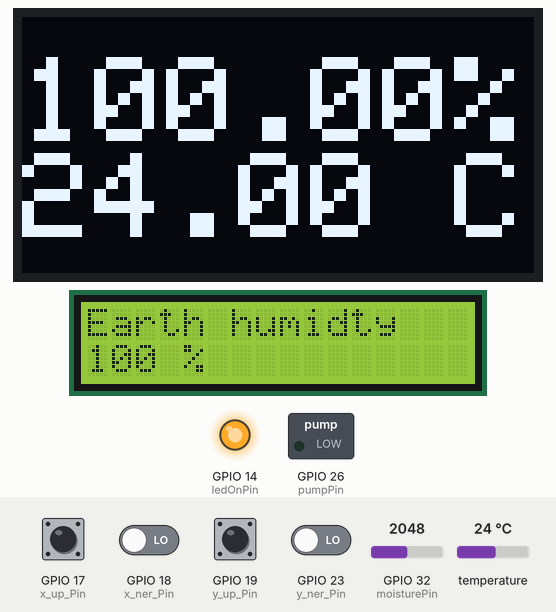
Bench run of a sketch on a simulated ESP32. Shown: 128×64 one-colour display, 16×2 character LCD, switched loads named in the sketch (green lamp = pin HIGH), output pins drawn as LEDs (lit = HIGH). The test bench sets the inputs (shaded band); at power-on: GPIO 17 (x_up_Pin), GPIO 18 (x_ner_Pin), GPIO 19 (y_up_Pin), GPIO 23 (y_ner_Pin) LOW, GPIO 32 (moisturePin) = 2048, temperature 24 °C.

Above: at 1.5 s.
1.6 s: GPIO 17 (x_up_Pin) pulled HIGH for 0.95 s
At 2.3 s:
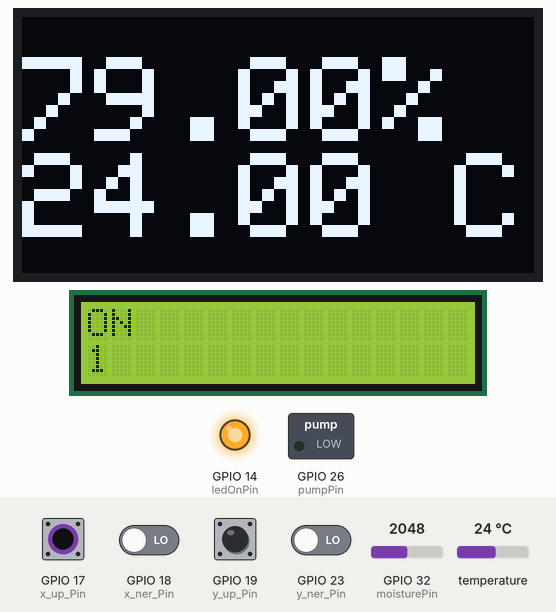
6.2 s: GPIO 17 (x_up_Pin) pulled HIGH for 0.95 s
At 7.4 s:
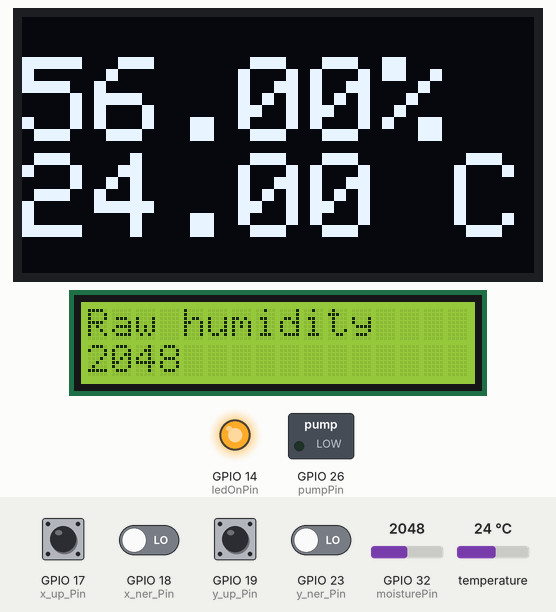
9.5 s: GPIO 17 (x_up_Pin) pulled HIGH for 0.95 s
At 10.8 s:
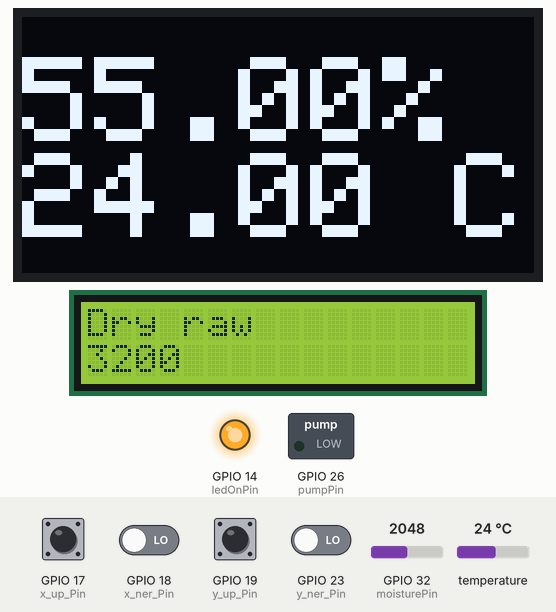
11.9 s: GPIO 32 (moisturePin) set to 2410
At 12.6 s:
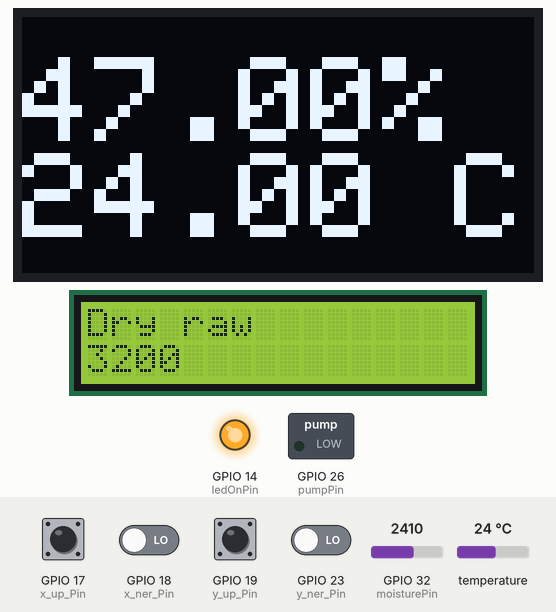
14.3 s: GPIO 32 (moisturePin) set to 2485
At 16.3 s:
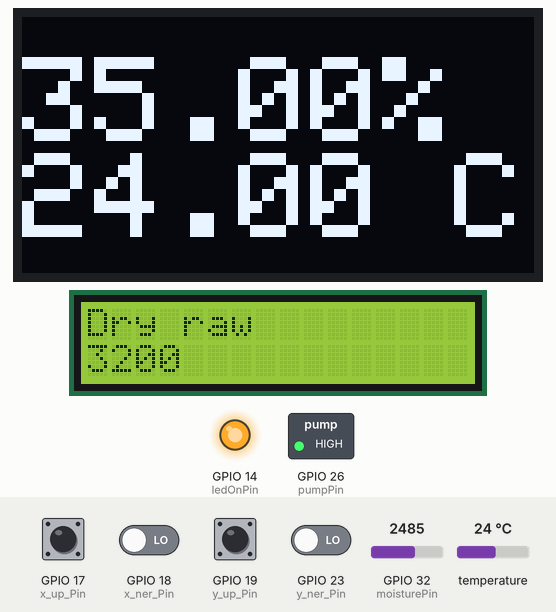
17.4 s: GPIO 17 (x_up_Pin) pulled HIGH for 0.95 s
At 18.6 s:
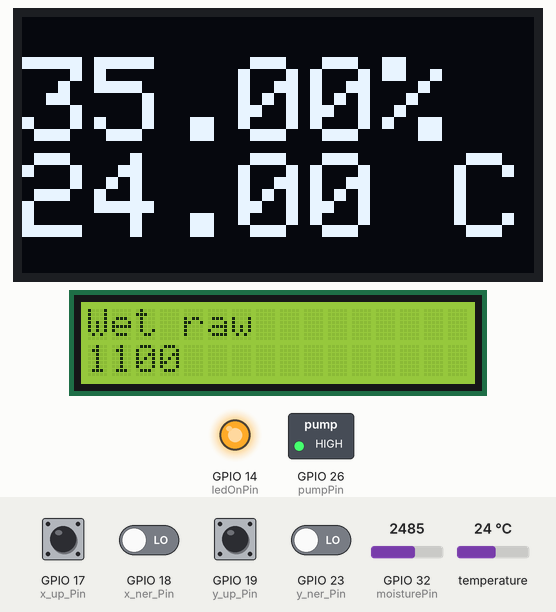
Timing chart, 0 to 20.4 s (numbered marks = the images above; inputs shaded):
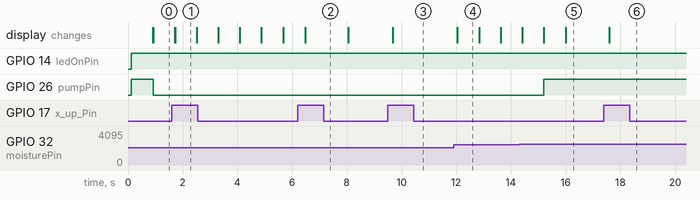

The sketch:

2.0_vaxtvattnare_2024_12_07_esp32.ino
```cpp
#define moisturePin 32 //jordfuktighet
#define oneWireBus 4 //temperatur
#define pumpPin 26
#define x_up_Pin 17 //x_up
#define x_ner_Pin 18 //x_ner
#define y_up_Pin 19 //y_up
#define y_ner_Pin 23 //y_ner
#define ledOnPin 14

//Input & Button Logic
const int numOfInputs = 4;
const int inputPins[numOfInputs] = {x_up_Pin, x_ner_Pin, y_up_Pin, y_ner_Pin};
int inputState[numOfInputs];
int lastInputState[numOfInputs] = {LOW, LOW, LOW, LOW};
bool inputFlags[numOfInputs] = {LOW, LOW, LOW, LOW};
long lastDebounceTime[numOfInputs] = {0, 0, 0, 0};
double debounceDelay = 0;

//LCD Menu Logic
const int numOfScreens = 9;
int currentScreen = 0;
String screens[numOfScreens][2] = {{"Earth humidty", "%"}, {"Tempeture", "C"}, {"Threshold", "%"}, {"Overshoot", ""}, {"Filter weight", ""}, {"Wet raw", ""}, {"Dry raw", ""}, {"Raw humidity", ""}, {"ON", ""}};
int parameters[numOfScreens]  = {0, 0, 40, 3, 50, 1100, 3200, 0, 1};

float current_moisture;
float current_temp_DS18B20;
float previous_moisture;
float previous_temp_DS18B20;
int raw;
bool pump_status;
int threshold;
int overshoot;
int filterWeight;
bool button;
long  previousTime = 0;
long currentTime = 0;

int dry = 3200;
int wet = 1100;
bool vattna = false;
bool buttonState = LOW;
#include "MegunoLink.h"
#include "Filter.h"
#include <Wire.h> //temperatur
#include <Adafruit_GFX.h> //oled
#include <Adafruit_SSD1306.h> //oled
#include <OneWire.h> //temperatur
#include <DallasTemperature.h> //temperatur
#include <LiquidCrystal_I2C.h> //LCD

#define SCREEN_WIDTH 128 // OLED display width, in pixels
#define SCREEN_HEIGHT 64 // OLED display height, in pixels

// Create a new exponential filter with a weight of 100 and initial value of 0.
ExponentialFilter<long> ADCFilter(50, 50);

// Declaration for an SSD1306 display connected to I2C (SDA, SCL pins)
Adafruit_SSD1306 display(SCREEN_WIDTH, SCREEN_HEIGHT, &Wire, -1);
LiquidCrystal_I2C lcd(0x27, 16, 2); // Default address of most PCF8574 modules, change according

OneWire oneWire(oneWireBus);
DallasTemperature sensors(&oneWire);


void setup() {
  Serial.begin(9600);
  sensors.begin();

  pinMode(moisturePin, INPUT);
  pinMode(oneWireBus, INPUT_PULLUP);
  pinMode(pumpPin, OUTPUT);
  pinMode(ledOnPin, OUTPUT);
  pinMode(x_up_Pin, INPUT_PULLDOWN);
  pinMode(x_ner_Pin, INPUT_PULLDOWN);
  pinMode(y_up_Pin, INPUT_PULLDOWN);
  pinMode(y_ner_Pin, INPUT_PULLDOWN);

  if (!display.begin(SSD1306_SWITCHCAPVCC, 0x3C)) { // Address 0x3D for 128x64
    Serial.println(F("SSD1306 allocation failed"));
    for (;;);
  }
  lcd.begin();
  lcd.display();
  lcd.backlight();
}

void loop() {

  currentTime = millis();

  setInputFlags();
  resolveInputFlags();

  threshold = parameters[2];
  overshoot = parameters[3];
  filterWeight = parameters[4];
  wet = parameters[5];
  dry = parameters[6];
  parameters[0] = current_moisture;
  parameters[1] = current_temp_DS18B20;
  parameters[7] = raw;


  if (currentScreen == 0 || currentScreen == 1 || currentScreen == 7) //Earth Humidity and Temperature and raw
    if (current_moisture != previous_moisture || current_temp_DS18B20 != previous_temp_DS18B20)
    {
      printScreen();
    }
  /*
    Serial.print(digitalRead(x_up_Pin));
    Serial.print(digitalRead(x_ner_Pin));
    Serial.print(digitalRead(y_up_Pin));
    Serial.println(digitalRead(y_ner_Pin));
  */
  if (parameters[8] == 1)
  {
    digitalWrite(ledOnPin, HIGH);

    if (current_moisture < threshold - overshoot) { //
      vattna = true;
      pump_status = true;
      //Serial.print("Pump water ON:  ");
      digitalWrite(pumpPin, HIGH);
      delay(1);
      //digitalWrite(pumpPin, LOW);
    }
    else if (current_moisture > threshold + overshoot) {
      vattna = false;
      pump_status = false;
      //Serial.print("Pump water OFF:  ");
      digitalWrite(pumpPin, LOW);
    }
    else {
      pump_status = vattna;
      digitalWrite(pumpPin, vattna);
      //Serial.print("Pump water vattna:  ");
    }

  }
  else
  {
    //Serial.print("Pump water OFF:  ");
    digitalWrite(pumpPin, LOW);
    digitalWrite(ledOnPin, LOW);
  }
  //Serial.println(currentTime - previousTime);
  //Serial.print(current_temp_DS18B20);
  //Serial.println(" degreed C");//shows degrees character
  sensors.requestTemperatures();
  previous_temp_DS18B20 = current_temp_DS18B20;
  current_temp_DS18B20 = sensors.getTempCByIndex(0);

  previous_moisture = current_moisture;
  ADCFilter.SetWeight(filterWeight);
  raw = analogRead(moisturePin);
  ADCFilter.Filter(raw);
  current_moisture = ADCFilter.Current(); //felet är här kan inte använda 25 och 27

  current_moisture = map(current_moisture, wet, dry, 100, 0);
  current_moisture = constrain(current_moisture, 0, 100);
  /*
    Serial.print(", Earth Humidity: ");
    Serial.print(current_moisture);
    Serial.print(" %");//shows degrees character

    Serial.print(", threshold: ");
    Serial.print(threshold);
    Serial.print("%");//shows degrees character

    Serial.print(", overshoot: ");
    Serial.print(overshoot);

    Serial.print(", Filter weight: ");
    Serial.print(filterWeight);

    Serial.print(", Temperature: ");
    Serial.print(current_temp_DS18B20);

    Serial.print(", Raw: ");
    Serial.println(raw);
  */
  /*
  Serial.print(digitalRead(inputPins[0]));
  Serial.print(digitalRead(inputPins[1]));
  Serial.print(digitalRead(inputPins[2]));
  Serial.println(digitalRead(inputPins[3]));
  */

  display.clearDisplay();
  display.setTextSize(3);
  display.setTextColor(WHITE);
  display.setCursor(0, 10);
  // Display static text

  display.print(current_moisture);
  display.println("%");
  display.print(current_temp_DS18B20);
  display.println(" C");
  display.display();
}

void setInputFlags() {
  for (int i = 0; i < numOfInputs; i++) {
    int reading = digitalRead(inputPins[i]);

    if (reading != inputState[i]) {
      inputState[i] = reading;
      if (inputState[i] == HIGH) {
        inputFlags[i] = HIGH;
      }

    }
    lastInputState[i] = reading;
  }
}

void resolveInputFlags() {
  for (int i = 0; i < numOfInputs; i++) {
    if (inputFlags[i] == HIGH) {
      inputAction(i);
      inputFlags[i] = LOW;
      printScreen();
    }
  }
}

void inputAction(int input) {
  if (input == 0) {
    if (currentScreen == 0) {
      currentScreen = numOfScreens - 1;
    } else {
      currentScreen--;
    }
  } else if (input == 1) {
    if (currentScreen == numOfScreens - 1) {
      currentScreen = 0;
    } else {
      currentScreen++;
    }
  } else if (input == 2) {
    parameterChange(0);
  } else if (input == 3) {
    parameterChange(1);
  }
}

void parameterChange(int key) {

  if (currentScreen == 8)                                          //On
  {
    if (key == 0 && parameters[currentScreen] < 1) {
      parameters[currentScreen]++;
    } else if (key == 1 && parameters[currentScreen] > 0) {
      parameters[currentScreen]--;
    }
  }
  else if (currentScreen == 5 || currentScreen == 6)            //dry raw, wet raw
  {
    if (key == 0) {
      parameters[currentScreen] += 20;
    } else if (key == 1) {
      if (parameters[currentScreen] > 0)
        parameters[currentScreen] -= 20;
    }
  }
  else if (currentScreen == 3)                                   //Overshoot
  {
    if (key == 0) {
      parameters[currentScreen] += 1;
    } else if (key == 1) {
      if (parameters[currentScreen] > 0)
        parameters[currentScreen] -= 1;
    }
  }
  else if (currentScreen >= 2 && currentScreen != 7)            //threshold, Filter weight, dry raw, wet raw
  {
    if (key == 0) {
      parameters[currentScreen] += 2;
    } else if (key == 1) {
      if (parameters[currentScreen] > 0)
        parameters[currentScreen] -= 2;
    }
  }
  // Earth humidity, Temperature and raw cant be changed
}

void printScreen() {

  lcd.clear();
  lcd.setCursor(0, 0);
  lcd.print(screens[currentScreen][0]);
  lcd.setCursor(0, 1);
  lcd.print(parameters[currentScreen]);
  lcd.print(" ");
  lcd.print(screens[currentScreen][1]);
}
```

Measured:
- the behaviour switches between 2456 and 2457 on GPIO 32 (moisturePin) (found by bisection; images 4 and 5)
- after the input at 1.6 s, the display: first differs from a run without the input after 0.12 s (image 1)
- after the input at 6.2 s, the display: changes after 0.28 s (image 2)
- after the input at 9.5 s, the display: changes after 0.18 s (image 3)
- after the input at 11.9 s, the display: changes after 0.14 s (image 4)
- after the input at 14.3 s, GPIO 26 (pumpPin): LOW → HIGH after 0.90 s
- after the input at 17.4 s, the display: changes after 0.19 s (image 6)
